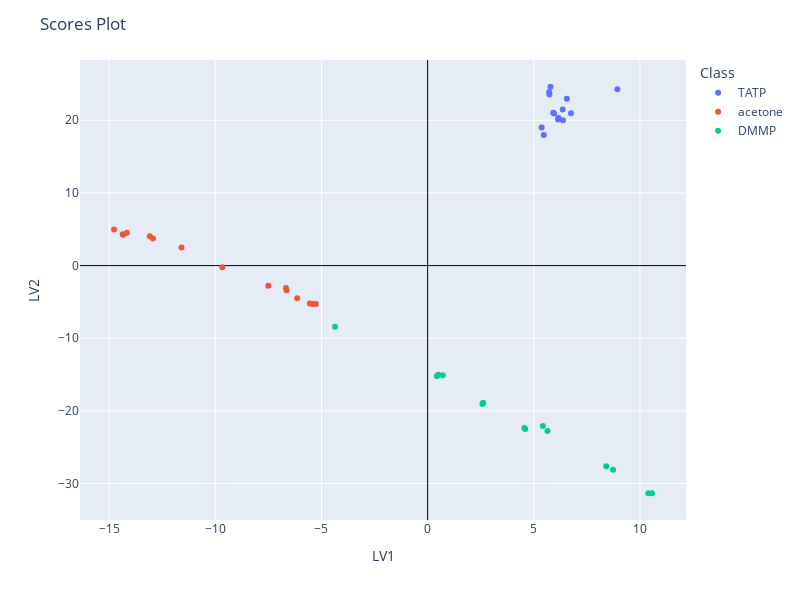

The cell this chart's notebook holds for it:
### Code cell
import plotly.express as px
fig = px.scatter(scores, x="LV1", y="LV2", color="Class", hover_data=['Class'])
fig.update_xaxes(zeroline=True, zerolinewidth=1, zerolinecolor='Black')
fig.update_yaxes(zeroline=True, zerolinewidth=1, zerolinecolor='Black')
fig.update_layout(
    height=600,
    width=800,
    title_text='Scores Plot')
fig.show()

### Figure 1 — Plotly figure (JSON) as saved in the notebook; plotly's stock layout.template omitted (floating-point values rounded to 4 significant figures)
{"data": [{"customdata": [["TATP"], ["TATP"], ["TATP"], ["TATP"], ["TATP"], ["TATP"], ["TATP"], ["TATP"], ["TATP"], ["TATP"], ["TATP"], ["TATP"], ["TATP"], ["TATP"]], "hovertemplate": "Class=%{customdata[0]}<br>LV1=%{x}<br>LV2=%{y}<extra></extra>", "legendgroup": "TATP", "marker": {"color": "#636efa", "symbol": "circle"}, "mode": "markers", "name": "TATP", "orientation": "v", "showlegend": true, "type": "scatter", "x": [5.914, 8.936, 5.96, 5.472, 6.557, 5.37, 6.361, 6.375, 5.734, 5.725, 5.788, 6.752, 6.166, 6.142], "xaxis": "x", "y": [21.02, 24.28, 20.94, 17.97, 22.97, 19.01, 21.48, 20.0, 23.54, 23.89, 24.62, 20.98, 20.32, 20.11], "yaxis": "y"}, {"customdata": [["acetone"], ["acetone"], ["acetone"], ["acetone"], ["acetone"], ["acetone"], ["acetone"], ["acetone"], ["acetone"], ["acetone"], ["acetone"], ["acetone"], ["acetone"], ["acetone"], ["acetone"]], "hovertemplate": "Class=%{customdata[0]}<br>LV1=%{x}<br>LV2=%{y}<extra></extra>", "legendgroup": "acetone", "marker": {"color": "#EF553B", "symbol": "circle"}, "mode": "markers", "name": "acetone", "orientation": "v", "showlegend": true, "type": "scatter", "x": [-6.642, -6.671, -5.416, -5.258, -6.142, -5.547, -7.501, -9.667, -11.59, -13.08, -12.93, -14.36, -14.77, -14.16, -14.34], "xaxis": "x", "y": [-3.386, -3.073, -5.286, -5.292, -4.498, -5.219, -2.788, -0.2283, 2.506, 4.04, 3.734, 4.327, 4.971, 4.528, 4.244], "yaxis": "y"}, {"customdata": [["DMMP"], ["DMMP"], ["DMMP"], ["DMMP"], ["DMMP"], ["DMMP"], ["DMMP"], ["DMMP"], ["DMMP"], ["DMMP"], ["DMMP"], ["DMMP"], ["DMMP"], ["DMMP"]], "hovertemplate": "Class=%{customdata[0]}<br>LV1=%{x}<br>LV2=%{y}<extra></extra>", "legendgroup": "DMMP", "marker": {"color": "#00cc96", "symbol": "circle"}, "mode": "markers", "name": "DMMP", "orientation": "v", "showlegend": true, "type": "scatter", "x": [0.499, 0.4365, 0.7169, -4.361, 2.617, 2.582, 5.645, 5.427, 4.555, 4.598, 8.731, 8.416, 10.56, 10.39], "xaxis": "x", "y": [-15.02, -15.24, -15.08, -8.427, -18.87, -19.06, -22.77, -22.07, -22.34, -22.49, -28.09, -27.6, -31.33, -31.33], "yaxis": "y"}], "layout": {"height": 600, "legend": {"title": {"text": "Class"}, "tracegroupgap": 0}, "margin": {"t": 60}, "title": {"text": "Scores Plot"}, "width": 800, "xaxis": {"anchor": "y", "domain": [0, 1], "title": {"text": "LV1"}, "zeroline": true, "zerolinecolor": "Black", "zerolinewidth": 1}, "yaxis": {"anchor": "x", "domain": [0, 1], "title": {"text": "LV2"}, "zeroline": true, "zerolinecolor": "Black", "zerolinewidth": 1}}}
